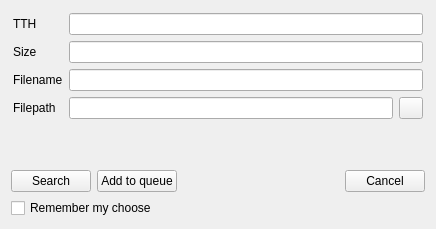
<?xml version="1.0" encoding="UTF-8"?>
<ui version="4.0">
 <class>UIMagnet</class>
 <widget class="QWidget" name="UIMagnet">
  <property name="geometry">
   <rect>
    <x>0</x>
    <y>0</y>
    <width>436</width>
    <height>229</height>
   </rect>
  </property>
  <property name="sizePolicy">
   <sizepolicy hsizetype="Preferred" vsizetype="Preferred">
    <horstretch>0</horstretch>
    <verstretch>0</verstretch>
   </sizepolicy>
  </property>
  <property name="windowTitle">
   <string>Form</string>
  </property>
  <layout class="QVBoxLayout" name="verticalLayout">
   <item>
    <widget class="QFrame" name="frame">
     <property name="sizePolicy">
      <sizepolicy hsizetype="Preferred" vsizetype="Maximum">
       <horstretch>0</horstretch>
       <verstretch>0</verstretch>
      </sizepolicy>
     </property>
     <property name="frameShape">
      <enum>QFrame::NoFrame</enum>
     </property>
     <property name="frameShadow">
      <enum>QFrame::Plain</enum>
     </property>
     <layout class="QGridLayout" name="gridLayout_2">
      <property name="margin">
       <number>2</number>
      </property>
      <item row="1" column="1" colspan="2">
       <widget class="QLineEdit" name="lineEdit_TTH">
        <property name="readOnly">
         <bool>true</bool>
        </property>
       </widget>
      </item>
      <item row="3" column="1" colspan="2">
       <widget class="LineEdit" name="lineEdit_FNAME">
        <property name="readOnly">
         <bool>false</bool>
        </property>
       </widget>
      </item>
      <item row="1" column="0">
       <widget class="QLabel" name="label_2">
        <property name="text">
         <string>TTH</string>
        </property>
       </widget>
      </item>
      <item row="3" column="0">
       <widget class="QLabel" name="label_3">
        <property name="text">
         <string>Filename</string>
        </property>
       </widget>
      </item>
      <item row="5" column="1">
       <widget class="LineEdit" name="lineEdit_FPATH"/>
      </item>
      <item row="5" column="0">
       <widget class="QLabel" name="label_1">
        <property name="text">
         <string>Filepath</string>
        </property>
       </widget>
      </item>
      <item row="2" column="1" colspan="2">
       <widget class="QLineEdit" name="lineEdit_SIZE">
        <property name="readOnly">
         <bool>true</bool>
        </property>
       </widget>
      </item>
      <item row="2" column="0">
       <widget class="QLabel" name="label_4">
        <property name="text">
         <string>Size</string>
        </property>
       </widget>
      </item>
      <item row="5" column="2">
       <widget class="QPushButton" name="pushButton_BROWSE">
        <property name="maximumSize">
         <size>
          <width>24</width>
          <height>16777215</height>
         </size>
        </property>
        <property name="text">
         <string/>
        </property>
       </widget>
      </item>
     </layout>
    </widget>
   </item>
   <item>
    <spacer name="verticalSpacer">
     <property name="orientation">
      <enum>Qt::Vertical</enum>
     </property>
     <property name="sizeHint" stdset="0">
      <size>
       <width>20</width>
       <height>40</height>
      </size>
     </property>
    </spacer>
   </item>
   <item>
    <layout class="QHBoxLayout" name="horizontalLayout">
     <item>
      <widget class="QPushButton" name="pushButton_SEARCH">
       <property name="toolTip">
        <string>Opens search dialog and searches file.</string>
       </property>
       <property name="text">
        <string>Search</string>
       </property>
      </widget>
     </item>
     <item>
      <widget class="QPushButton" name="pushButton_DOWNLOAD">
       <property name="toolTip">
        <string>Adds magnet to download queue. If autosearch for alternatives is enabled
in options, file will be downloaded without opening search dialog.</string>
       </property>
       <property name="text">
        <string>Add to queue</string>
       </property>
      </widget>
     </item>
     <item>
      <spacer name="horizontalSpacer">
       <property name="orientation">
        <enum>Qt::Horizontal</enum>
       </property>
       <property name="sizeHint" stdset="0">
        <size>
         <width>40</width>
         <height>20</height>
        </size>
       </property>
      </spacer>
     </item>
     <item>
      <widget class="QPushButton" name="pushButton_CANCEL">
       <property name="text">
        <string>Cancel</string>
       </property>
      </widget>
     </item>
    </layout>
   </item>
   <item>
    <widget class="QCheckBox" name="checkBox_Remember">
     <property name="text">
      <string>Remember my choose</string>
     </property>
    </widget>
   </item>
  </layout>
 </widget>
 <customwidgets>
  <customwidget>
   <class>LineEdit</class>
   <extends>QLineEdit</extends>
   <header>LineEdit.h</header>
  </customwidget>
 </customwidgets>
 <tabstops>
  <tabstop>pushButton_CANCEL</tabstop>
  <tabstop>pushButton_SEARCH</tabstop>
  <tabstop>pushButton_DOWNLOAD</tabstop>
  <tabstop>checkBox_Remember</tabstop>
  <tabstop>lineEdit_TTH</tabstop>
  <tabstop>lineEdit_SIZE</tabstop>
  <tabstop>lineEdit_FNAME</tabstop>
  <tabstop>lineEdit_FPATH</tabstop>
  <tabstop>pushButton_BROWSE</tabstop>
 </tabstops>
 <resources/>
 <connections/>
</ui>
